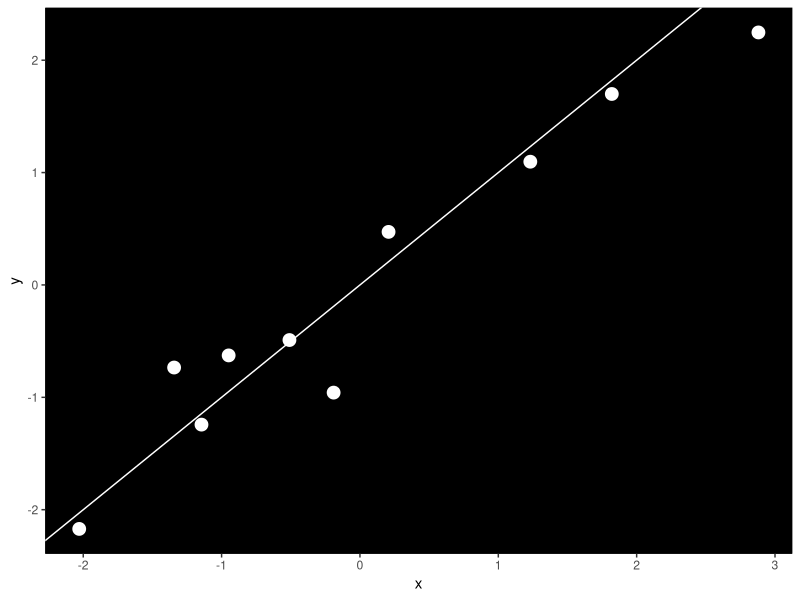

R code for this plot:
library(tidyverse)

x <- rnorm(10)
y <- x + 0.25 * rnorm(10)
x <- rnorm(10)

y <- x + 0.5 * rnorm(10)

ggplot(data.frame(x=x, y=y), aes(x,y)) + geom_point(size=4, color='white') + 
  geom_abline(color='white') + 
  theme(panel.grid.major = element_blank(), panel.grid.minor = element_blank(), 
        panel.background = element_rect(color='black', fill='black'))
